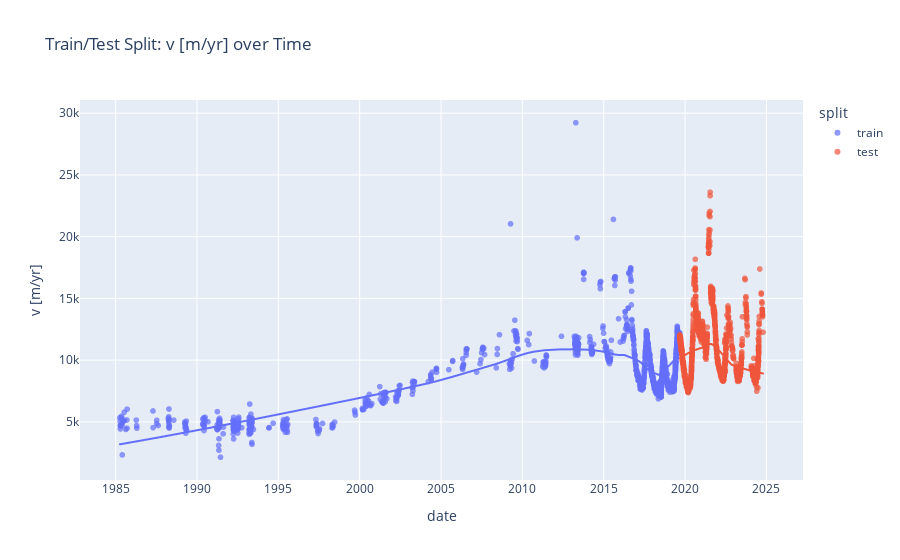

Notebook source saved alongside this figure:
### Code cell
plot_df = pd.DataFrame({
    'date': pd.concat([X_train['mid_date'], X_test['mid_date']]),
    'v [m/yr]': pd.concat([y_train, y_test]),
    'split': ['train'] * len(X_train) + ['test'] * len(X_test)
})

fig = px.scatter(
    plot_df,
    x='date',
    y='v [m/yr]',
    color='split',
    title='Train/Test Split: v [m/yr] over Time',
    opacity=0.7,
    trendline='lowess',
)
fig.show()

### Figure 1 — Plotly figure (JSON) as saved in the notebook; plotly's stock layout.template omitted (floating-point values rounded to 4 significant figures; data arrays with more than 128 entries replaced by an {"elided": "..."} marker saying what was removed)
{"data": [{"hovertemplate": "split=train<br>date=%{x}<br>v [m/yr]=%{y}<extra></extra>", "legendgroup": "train", "marker": {"color": "#636efa", "opacity": 0.7, "symbol": "circle"}, "mode": "markers", "name": "train", "showlegend": true, "type": "scattergl", "x": {"elided": "1824 str values"}, "xaxis": "x", "y": {"elided": "1824 int values"}, "yaxis": "y"}, {"hovertemplate": "<b>LOWESS trendline</b><br><br>split=train<br>date=%{x}<br>v [m/yr]=%{y} <b>(trend)</b><extra></extra>", "legendgroup": "train", "marker": {"color": "#636efa", "symbol": "circle"}, "mode": "lines", "name": "train", "showlegend": false, "type": "scattergl", "x": {"elided": "1824 str values"}, "xaxis": "x", "y": {"elided": "1824 float values"}, "yaxis": "y"}, {"hovertemplate": "split=test<br>date=%{x}<br>v [m/yr]=%{y}<extra></extra>", "legendgroup": "test", "marker": {"color": "#EF553B", "opacity": 0.7, "symbol": "circle"}, "mode": "markers", "name": "test", "showlegend": true, "type": "scattergl", "x": {"elided": "1825 str values"}, "xaxis": "x", "y": {"elided": "1825 int values"}, "yaxis": "y"}, {"hovertemplate": "<b>LOWESS trendline</b><br><br>split=test<br>date=%{x}<br>v [m/yr]=%{y} <b>(trend)</b><extra></extra>", "legendgroup": "test", "marker": {"color": "#EF553B", "symbol": "circle"}, "mode": "lines", "name": "test", "showlegend": false, "type": "scattergl", "x": {"elided": "1825 str values"}, "xaxis": "x", "y": {"elided": "1825 float values"}, "yaxis": "y"}], "layout": {"legend": {"title": {"text": "split"}, "tracegroupgap": 0}, "title": {"text": "Train/Test Split: v [m/yr] over Time"}, "xaxis": {"anchor": "y", "domain": [0, 1], "title": {"text": "date"}}, "yaxis": {"anchor": "x", "domain": [0, 1], "title": {"text": "v [m/yr]"}}}}
